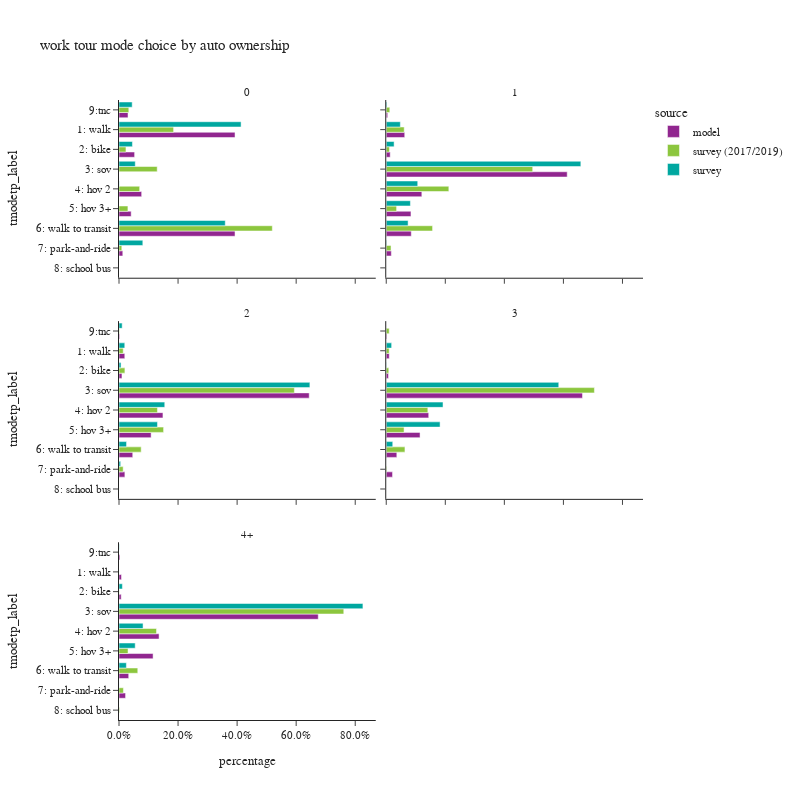

The notebook cell this image was saved under:
### Code cell
plot_mode_choice(wk_tour.loc[wk_tour['auto_ownership_4+']!="-1"],"auto_ownership_4+",
                 {"auto_ownership_4+":["0","1","2","3","4+"],
                  "tmodetp_label":["1: walk","2: bike","3: sov","4: hov 2","5: hov 3+","6: walk to transit",
                                   "7: park-and-ride","8: school bus","9: other–survey only"]},
                 "auto ownership",2,800)

### Figure 1 — Plotly figure (JSON) as saved in the notebook; plotly's stock layout.template omitted (floating-point values rounded to 4 significant figures)
{"data": [{"alignmentgroup": "True", "customdata": [[1992], [268], [389], [209], [1992], [65], [155]], "hovertemplate": "source=model<br>auto_ownership_4+=0<br>percentage=%{x}<br>tmodetp_label=%{y}<br>sample count=%{customdata[0]}<extra></extra>", "legendgroup": "model", "marker": {"color": "#91268F", "pattern": {"shape": ""}}, "name": "model", "offsetgroup": "model", "orientation": "h", "showlegend": true, "textposition": "auto", "type": "bar", "x": [0.3929, 0.05286, 0.07673, 0.04122, 0.3929, 0.01282, 0.03057], "xaxis": "x5", "y": ["1: walk", "2: bike", "4: hov 2", "5: hov 3+", "6: walk to transit", "7: park-and-ride", "9:tnc"], "yaxis": "y5"}, {"alignmentgroup": "True", "customdata": [[2102], [450], [20579], [4049], [2811], [2846], [579], [164]], "hovertemplate": "source=model<br>auto_ownership_4+=1<br>percentage=%{x}<br>tmodetp_label=%{y}<br>sample count=%{customdata[0]}<extra></extra>", "legendgroup": "model", "marker": {"color": "#91268F", "pattern": {"shape": ""}}, "name": "model", "offsetgroup": "model", "orientation": "h", "showlegend": false, "textposition": "auto", "type": "bar", "x": [0.0626, 0.0134, 0.6128, 0.1206, 0.08371, 0.08475, 0.01724, 0.004884], "xaxis": "x6", "y": ["1: walk", "2: bike", "3: sov", "4: hov 2", "5: hov 3+", "6: walk to transit", "7: park-and-ride", "9:tnc"], "yaxis": "y6"}, {"alignmentgroup": "True", "customdata": [[1198], [612], [39364], [9096], [6645], [2843], [1216], [139]], "hovertemplate": "source=model<br>auto_ownership_4+=2<br>percentage=%{x}<br>tmodetp_label=%{y}<br>sample count=%{customdata[0]}<extra></extra>", "legendgroup": "model", "marker": {"color": "#91268F", "pattern": {"shape": ""}}, "name": "model", "offsetgroup": "model", "orientation": "h", "showlegend": false, "textposition": "auto", "type": "bar", "x": [0.0196, 0.01001, 0.6441, 0.1488, 0.1087, 0.04652, 0.0199, 0.002274], "xaxis": "x3", "y": ["1: walk", "2: bike", "3: sov", "4: hov 2", "5: hov 3+", "6: walk to transit", "7: park-and-ride", "9:tnc"], "yaxis": "y3"}, {"alignmentgroup": "True", "customdata": [[348], [259], [22663], [4905], [3905], [1222], [725], [74]], "hovertemplate": "source=model<br>auto_ownership_4+=3<br>percentage=%{x}<br>tmodetp_label=%{y}<br>sample count=%{customdata[0]}<extra></extra>", "legendgroup": "model", "marker": {"color": "#91268F", "pattern": {"shape": ""}}, "name": "model", "offsetgroup": "model", "orientation": "h", "showlegend": false, "textposition": "auto", "type": "bar", "x": [0.0102, 0.007595, 0.6646, 0.1438, 0.1145, 0.03583, 0.02126, 0.00217], "xaxis": "x4", "y": ["1: walk", "2: bike", "3: sov", "4: hov 2", "5: hov 3+", "6: walk to transit", "7: park-and-ride", "9:tnc"], "yaxis": "y4"}, {"alignmentgroup": "True", "customdata": [[187], [167], [15097], [3036], [2582], [736], [497], [71]], "hovertemplate": "source=model<br>auto_ownership_4+=4+<br>percentage=%{x}<br>tmodetp_label=%{y}<br>sample count=%{customdata[0]}<extra></extra>", "legendgroup": "model", "marker": {"color": "#91268F", "pattern": {"shape": ""}}, "name": "model", "offsetgroup": "model", "orientation": "h", "showlegend": false, "textposition": "auto", "type": "bar", "x": [0.008358, 0.007464, 0.6748, 0.1357, 0.1154, 0.0329, 0.02221, 0.003173], "xaxis": "x", "y": ["1: walk", "2: bike", "3: sov", "4: hov 2", "5: hov 3+", "6: walk to transit", "7: park-and-ride", "9:tnc"], "yaxis": "y"}, {"alignmentgroup": "True", "customdata": [[167], [38], [11], [11], [4], [413], [3], [19]], "hovertemplate": "source=survey (2017/2019)<br>auto_ownership_4+=0<br>percentage=%{x}<br>tmodetp_label=%{y}<br>sample count=%{customdata[0]}<extra></extra>", "legendgroup": "survey (2017/2019)", "marker": {"color": "#8CC63E", "pattern": {"shape": ""}}, "name": "survey (2017/2019)", "offsetgroup": "survey (2017/2019)", "orientation": "h", "showlegend": true, "textposition": "auto", "type": "bar", "x": [0.1849, 0.02357, 0.1294, 0.07001, 0.03022, 0.5192, 0.009508, 0.03322], "xaxis": "x5", "y": ["1: walk", "2: bike", "3: sov", "4: hov 2", "5: hov 3+", "6: walk to transit", "7: park-and-ride", "9:tnc"], "yaxis": "y5"}, {"alignmentgroup": "True", "customdata": [[253], [99], [854], [273], [97], [749], [36], [1], [32]], "hovertemplate": "source=survey (2017/2019)<br>auto_ownership_4+=1<br>percentage=%{x}<br>tmodetp_label=%{y}<br>sample count=%{customdata[0]}<extra></extra>", "legendgroup": "survey (2017/2019)", "marker": {"color": "#8CC63E", "pattern": {"shape": ""}}, "name": "survey (2017/2019)", "offsetgroup": "survey (2017/2019)", "orientation": "h", "showlegend": false, "textposition": "auto", "type": "bar", "x": [0.06084, 0.0109, 0.496, 0.212, 0.03507, 0.1569, 0.01619, 7.305e-05, 0.01201], "xaxis": "x6", "y": ["1: walk", "2: bike", "3: sov", "4: hov 2", "5: hov 3+", "6: walk to transit", "7: park-and-ride", "8: school bus", "9:tnc"], "yaxis": "y6"}, {"alignmentgroup": "True", "customdata": [[51], [46], [929], [240], [129], [315], [38], [1], [11]], "hovertemplate": "source=survey (2017/2019)<br>auto_ownership_4+=2<br>percentage=%{x}<br>tmodetp_label=%{y}<br>sample count=%{customdata[0]}<extra></extra>", "legendgroup": "survey (2017/2019)", "marker": {"color": "#8CC63E", "pattern": {"shape": ""}}, "name": "survey (2017/2019)", "offsetgroup": "survey (2017/2019)", "orientation": "h", "showlegend": false, "textposition": "auto", "type": "bar", "x": [0.01427, 0.01999, 0.5939, 0.1302, 0.151, 0.07512, 0.01408, 0.0001075, 0.001361], "xaxis": "x3", "y": ["1: walk", "2: bike", "3: sov", "4: hov 2", "5: hov 3+", "6: walk to transit", "7: park-and-ride", "8: school bus", "9:tnc"], "yaxis": "y3"}, {"alignmentgroup": "True", "customdata": [[1], [7], [253], [51], [23], [32], [3], [1], [2]], "hovertemplate": "source=survey (2017/2019)<br>auto_ownership_4+=3<br>percentage=%{x}<br>tmodetp_label=%{y}<br>sample count=%{customdata[0]}<extra></extra>", "legendgroup": "survey (2017/2019)", "marker": {"color": "#8CC63E", "pattern": {"shape": ""}}, "name": "survey (2017/2019)", "offsetgroup": "survey (2017/2019)", "orientation": "h", "showlegend": false, "textposition": "auto", "type": "bar", "x": [0.009895, 0.008596, 0.705, 0.1409, 0.06034, 0.06335, 0.001978, 7.552e-06, 0.009953], "xaxis": "x4", "y": ["1: walk", "2: bike", "3: sov", "4: hov 2", "5: hov 3+", "6: walk to transit", "7: park-and-ride", "8: school bus", "9:tnc"], "yaxis": "y4"}, {"alignmentgroup": "True", "customdata": [[1], [1], [113], [13], [4], [9], [2], [1]], "hovertemplate": "source=survey (2017/2019)<br>auto_ownership_4+=4+<br>percentage=%{x}<br>tmodetp_label=%{y}<br>sample count=%{customdata[0]}<extra></extra>", "legendgroup": "survey (2017/2019)", "marker": {"color": "#8CC63E", "pattern": {"shape": ""}}, "name": "survey (2017/2019)", "offsetgroup": "survey (2017/2019)", "orientation": "h", "showlegend": false, "textposition": "auto", "type": "bar", "x": [0.0001081, 0.0006591, 0.7612, 0.127, 0.03056, 0.06355, 0.01493, 0.001927], "xaxis": "x", "y": ["1: walk", "2: bike", "3: sov", "4: hov 2", "5: hov 3+", "6: walk to transit", "7: park-and-ride", "8: school bus"], "yaxis": "y"}, {"alignmentgroup": "True", "customdata": [[55], [21], [2], [2], [93], [7], [6]], "hovertemplate": "source=survey<br>auto_ownership_4+=0<br>percentage=%{x}<br>tmodetp_label=%{y}<br>sample count=%{customdata[0]}<extra></extra>", "legendgroup": "survey", "marker": {"color": "#00A7A0", "pattern": {"shape": ""}}, "name": "survey", "offsetgroup": "survey", "orientation": "h", "showlegend": true, "textposition": "auto", "type": "bar", "x": [0.4134, 0.04548, 0.05511, 0.0008174, 0.3599, 0.08067, 0.04463], "xaxis": "x5", "y": ["1: walk", "2: bike", "3: sov", "4: hov 2", "6: walk to transit", "7: park-and-ride", "9:tnc"], "yaxis": "y5"}, {"alignmentgroup": "True", "customdata": [[69], [54], [354], [70], [27], [108], [5], [4]], "hovertemplate": "source=survey<br>auto_ownership_4+=1<br>percentage=%{x}<br>tmodetp_label=%{y}<br>sample count=%{customdata[0]}<extra></extra>", "legendgroup": "survey", "marker": {"color": "#00A7A0", "pattern": {"shape": ""}}, "name": "survey", "offsetgroup": "survey", "orientation": "h", "showlegend": false, "textposition": "auto", "type": "bar", "x": [0.04774, 0.02662, 0.659, 0.1066, 0.08184, 0.074, 0.001546, 0.002604], "xaxis": "x6", "y": ["1: walk", "2: bike", "3: sov", "4: hov 2", "5: hov 3+", "6: walk to transit", "7: park-and-ride", "9:tnc"], "yaxis": "y6"}, {"alignmentgroup": "True", "customdata": [[20], [15], [421], [66], [35], [46], [4], [1]], "hovertemplate": "source=survey<br>auto_ownership_4+=2<br>percentage=%{x}<br>tmodetp_label=%{y}<br>sample count=%{customdata[0]}<extra></extra>", "legendgroup": "survey", "marker": {"color": "#00A7A0", "pattern": {"shape": ""}}, "name": "survey", "offsetgroup": "survey", "orientation": "h", "showlegend": false, "textposition": "auto", "type": "bar", "x": [0.01949, 0.006911, 0.6465, 0.1549, 0.1303, 0.02553, 0.005607, 0.01073], "xaxis": "x3", "y": ["1: walk", "2: bike", "3: sov", "4: hov 2", "5: hov 3+", "6: walk to transit", "7: park-and-ride", "9:tnc"], "yaxis": "y3"}, {"alignmentgroup": "True", "customdata": [[2], [2], [123], [28], [13], [6]], "hovertemplate": "source=survey<br>auto_ownership_4+=3<br>percentage=%{x}<br>tmodetp_label=%{y}<br>sample count=%{customdata[0]}<extra></extra>", "legendgroup": "survey", "marker": {"color": "#00A7A0", "pattern": {"shape": ""}}, "name": "survey", "offsetgroup": "survey", "orientation": "h", "showlegend": false, "textposition": "auto", "type": "bar", "x": [0.01826, 0.0009245, 0.5842, 0.1923, 0.1823, 0.022], "xaxis": "x4", "y": ["1: walk", "2: bike", "3: sov", "4: hov 2", "5: hov 3+", "6: walk to transit"], "yaxis": "y4"}, {"alignmentgroup": "True", "customdata": [[3], [75], [10], [3], [1], [1], [1]], "hovertemplate": "source=survey<br>auto_ownership_4+=4+<br>percentage=%{x}<br>tmodetp_label=%{y}<br>sample count=%{customdata[0]}<extra></extra>", "legendgroup": "survey", "marker": {"color": "#00A7A0", "pattern": {"shape": ""}}, "name": "survey", "offsetgroup": "survey", "orientation": "h", "showlegend": false, "textposition": "auto", "type": "bar", "x": [0.01147, 0.8261, 0.08149, 0.05486, 0.025, 0.0002433, 0.0008718], "xaxis": "x", "y": ["2: bike", "3: sov", "4: hov 2", "5: hov 3+", "6: walk to transit", "7: park-and-ride", "9:tnc"], "yaxis": "y"}], "layout": {"annotations": [{"font": {}, "showarrow": false, "text": "4+", "x": 0.245, "xanchor": "center", "xref": "paper", "y": 0.2867, "yanchor": "bottom", "yref": "paper"}, {"font": {}, "showarrow": false, "text": "2", "x": 0.245, "xanchor": "center", "xref": "paper", "y": 0.6433, "yanchor": "bottom", "yref": "paper"}, {"font": {}, "showarrow": false, "text": "3", "x": 0.755, "xanchor": "center", "xref": "paper", "y": 0.6433, "yanchor": "bottom", "yref": "paper"}, {"font": {}, "showarrow": false, "text": "0", "x": 0.245, "xanchor": "center", "xref": "paper", "y": 1.0, "yanchor": "bottom", "yref": "paper"}, {"font": {}, "showarrow": false, "text": "1", "x": 0.755, "xanchor": "center", "xref": "paper", "y": 1.0, "yanchor": "bottom", "yref": "paper"}], "barmode": "group", "height": 800, "legend": {"title": {"text": "source"}, "tracegroupgap": 0}, "title": {"text": "work tour mode choice by auto ownership"}, "width": 800, "xaxis": {"anchor": "y", "domain": [0.0, 0.49], "tickformat": ".1%", "title": {"text": "percentage"}}, "xaxis2": {"anchor": "y2", "domain": [0.51, 1.0], "matches": "x", "tickformat": ".1%", "title": {"text": "percentage"}}, "xaxis3": {"anchor": "y3", "domain": [0.0, 0.49], "matches": "x", "showticklabels": false, "tickformat": ".1%"}, "xaxis4": {"anchor": "y4", "domain": [0.51, 1.0], "matches": "x", "showticklabels": false, "tickformat": ".1%"}, "xaxis5": {"anchor": "y5", "domain": [0.0, 0.49], "matches": "x", "showticklabels": false, "tickformat": ".1%"}, "xaxis6": {"anchor": "y6", "domain": [0.51, 1.0], "matches": "x", "showticklabels": false, "tickformat": ".1%"}, "yaxis": {"anchor": "x", "categoryarray": ["9: other–survey only", "8: school bus", "7: park-and-ride", "6: walk to transit", "5: hov 3+", "4: hov 2", "3: sov", "2: bike", "1: walk"], "categoryorder": "array", "domain": [0.0, 0.2867], "title": {"text": "tmodetp_label"}}, "yaxis2": {"anchor": "x2", "domain": [0.0, 0.2867], "matches": "y", "showticklabels": false}, "yaxis3": {"anchor": "x3", "categoryarray": ["9: other–survey only", "8: school bus", "7: park-and-ride", "6: walk to transit", "5: hov 3+", "4: hov 2", "3: sov", "2: bike", "1: walk"], "categoryorder": "array", "domain": [0.3567, 0.6433], "matches": "y", "title": {"text": "tmodetp_label"}}, "yaxis4": {"anchor": "x4", "domain": [0.3567, 0.6433], "matches": "y", "showticklabels": false}, "yaxis5": {"anchor": "x5", "categoryarray": ["9: other–survey only", "8: school bus", "7: park-and-ride", "6: walk to transit", "5: hov 3+", "4: hov 2", "3: sov", "2: bike", "1: walk"], "categoryorder": "array", "domain": [0.7133, 1.0], "matches": "y", "title": {"text": "tmodetp_label"}}, "yaxis6": {"anchor": "x6", "domain": [0.7133, 1.0], "matches": "y", "showticklabels": false}}}
